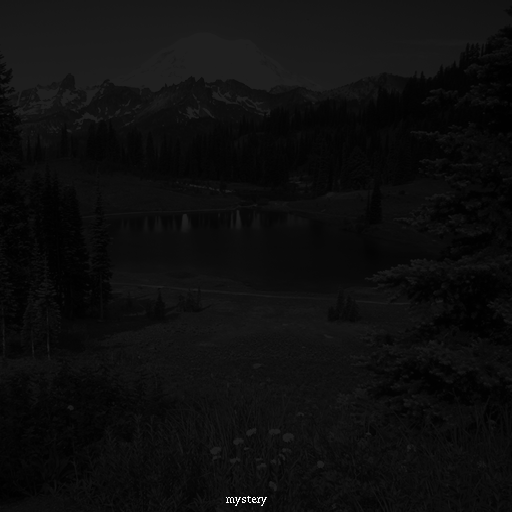
//> input picture hw2/mystery.pgm, 512 x 512 px
$ ./hw2   (built with g++ and OpenCV 4)
//> lines starting //> are read from the running program, lines starting //| are printed output that depends on the picture; after the words box and inside, x2 and y2 are one past the last pixel; in counts of white or black regions, pixels touching at a corner belong together
// [15 lines of commented-out code are left out]
#include <cv.h>
#include <highgui.h>
#include <vector>
#include <math.h>

#define histo_size 300
using namespace cv;
using namespace std;

void color_to_gray(Mat& img, Mat& img_gray)
{
   for(int r=0;r<img.rows;r++)
  {
          for(int c=0;c<img.cols;c++)
          {
                  Vec3b intensity = img.at<Vec3b>(r,c);

                img_gray.at<uchar>(r,c) = 0.114*intensity.val[0]+0.587*intensity.val[1]+0.229*intensity.val[2];
          }
  }

}

void histo_equalization(vector<int> hist, vector<int> f_histo)
{

}
// param: img(gray)
void  get_histogram(const Mat& img, vector<int>& histo, int& h_max)
{
 //       cout << "rows:" << img_gray.rows << endl;
 //       cout << "cols:" << img_gray.cols << endl;
        for(int r=0;r< img.rows;r++)
        {
                for(int c=0; c< img.cols;c++)
                {
                        Scalar intensity = img.at<uchar>(r,c);
                        histo[intensity.val[0]]++;
                }
        }

        // get h_max: find max of histogram
        for(int r=0; r < histo.size();r++)
        {
                if(histo[r] > h_max)
                {
                        h_max = histo[r];
                }
           //    cout << "histo[" << r << "]:" << histo[r] << endl;

        }

}

void print_histogram(vector<int>& histo, int size)
{
        for(int i =0; i < size;i++)
        {
                cout << "hist[" << i << "]:" << histo[i] << endl;
        }
}

void show_histogram(vector<int>& histo)
{

        Mat canvas = Mat::ones(histo_size,256,CV_8UC1);
        //cout << "canvas:" << canvas << endl;

        for(int j=0;j < histo.size();j++)
        {

                line(
                                canvas,
                                Point(j,256),
                              //  Point(j,256-(histo[j]*histo_size/h_max)),
                                Point(j,256-histo[j]),
                                Scalar(256,256,256),
                                1,8,0
                    );
        }

        imshow("histo",canvas);

}
int main()
{
   // read grayscale image
   Mat img_gray = imread("./mystery.pgm",CV_LOAD_IMAGE_GRAYSCALE);
//> img_gray is the input picture: 512 rows x 512 cols, CV_8UC1; min 0, max 255, mean 13.7
 //       cout << img_gray << endl;
 //  imshow("input image",img_gray);

        cout << "rows:" << img_gray.rows << endl;
//| rows:512
        cout << "cols:" << img_gray.cols << endl;
//| cols:512
        cout << "total:" << img_gray.rows * img_gray.cols << endl;
//| total:262144

        vector<int> hist= vector<int>(256,0.0d);

        int hist_size = img_gray.rows * img_gray.cols;
//> hist_size = 262144
        int h_max = -1;
        get_histogram(img_gray, hist,h_max); // fill histo, h_max
//> after the loop in get_histogram, `for(int r=0;r< img.rows;r++)`: histo = 256 values, max 15500 at index 12, min 0 at index 33, mean 1024
//> the loop in get_histogram, `for(int r=0; r < histo.size();r++)` made 256 passes
//> h_max on passes 1, 2, 3, 4, 5, 6, 7, 8, 10, 11, 12, 13: 38, 2156, 5716, 8643, 10182, 10802, 11314, 12636, 13180, 14379, 14494, 15500
//> after the loop in get_histogram, `for(int r=0; r < histo.size();r++)`: h_max = 15500
//> hist has the same summary as histo in get_histogram; h_max = 15500
        show_histogram(hist);
//> after the loop in show_histogram, `for(int j=0;j < histo.size();j++)`:
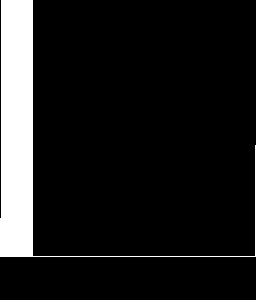
//> canvas: 300 rows x 256 cols, CV_8UC1; values 1 (black) and 255 (white), 11.2% white; 1 white region, box (x1, y1, x2, y2) and area: (0, 0, 256, 257) 8597
       print_histogram(hist,50);
//> the loop in print_histogram, `for(int i =0; i < size;i++)` made 50 passes
//| hist[0]:38
//| hist[1]:2156
//| hist[2]:5716
//| hist[3]:8643
//| hist[4]:10182
//| hist[5]:10802
//| hist[6]:11314
//| hist[7]:12636
//> (output is shown up to pass 8 of 50)

        vector<int> cu_hist(hist.size(),0);
        // compute cumulative histogram
        int sum = 0;
        for(int i=0;i < hist.size();i++)
        {
                if(hist[i]!=0)
                {
                         sum += hist[i];
                         cu_hist[i] = sum;

                }
               // cu_hist[i]=cu_hist[i-1]+hist[i];

        }
//> this loop made 256 passes
//> sum on passes 1 to 12: 38, 2194, 7910, 16553, 26735, 37537, 48851, 61487, 74047, 87227, 101606, 116100
//> after the loop, sum = 262144
        int N= sum;
//> N = 262144
        cout << "after cumulation" << endl;
        print_histogram(cu_hist,50);
//> the loop in print_histogram (call 2), `for(int i =0; i < size;i++)` made 50 passes
//| hist[0]:38
//| hist[1]:2194
//| hist[2]:7910
//| hist[3]:16553
//| hist[4]:26735
//| hist[5]:37537
//| hist[6]:48851
//| hist[7]:61487
//> (output is shown up to pass 8 of 50)
        cout << "N:" << N << endl;
//| N:262144

        //normalize
        for(int i=0;i < cu_hist.size();i++)
        {
                if(hist[i] != 0)
                {
                        float a = cu_hist[i]/(float)N;
                        // cout << "a:" << a << endl;
                        cu_hist[i]=a*255;
                }
        }
//> this loop made 256 passes
//> a on passes 1 to 12: 0.000145, 0.00837, 0.0302, 0.0631, 0.102, 0.143, 0.186, 0.235, 0.282, 0.333, 0.388, 0.443
        // after normalization
        cout << "after normalization" << endl;
        print_histogram(cu_hist,35);
      //  show_histogram(cu_hist);

        Mat new_M;
        img_gray.copyTo(new_M);
        for(int r=0;r < img_gray.rows;r++)
        {
                for(int c= 0; c < img_gray.cols;c++)
                {
                        Scalar intensity = img_gray.at<uchar>(r,c);
                        int new_value = cu_hist[intensity.val[0]];
                         new_M.at<uchar>(r,c) = new_value;
                      //  new_inten.val[0] = new_value;
                }
        }
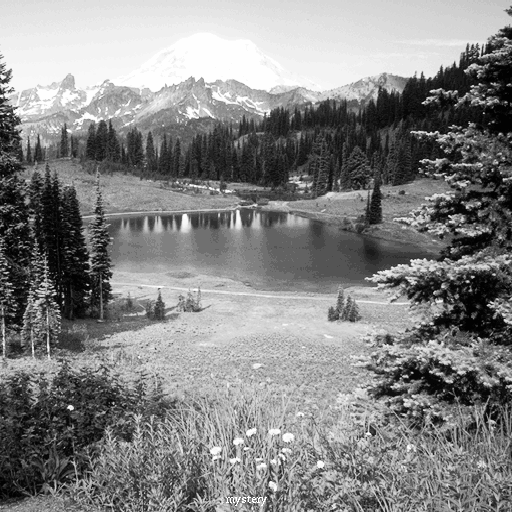
//> new_M: 512 rows x 512 cols, CV_8UC1; min 0, max 255, mean 132

        imshow("original", img_gray);
        imshow("after histo equal:", new_M);

//        show_histogram(cu_hist);

        waitKey(0);

        return 0;
}
